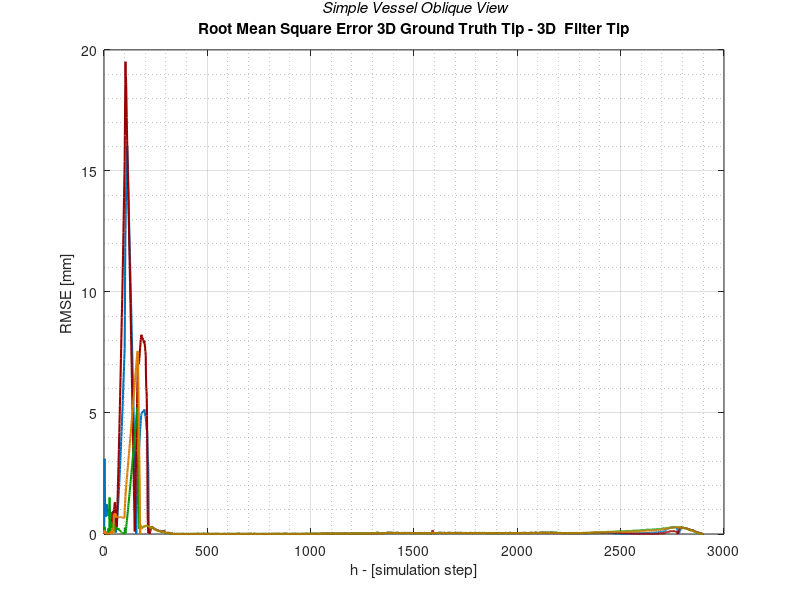

Write the MATLAB code that produced this figure. (Note: this script raises an error after producing the figure.)
clear 
close all 
clc

load TEST_OB_RMSE2d_0.mat
load TEST_OB_RMSE2d_1.mat   
load TEST_OB_RMSE2d_2.mat
load TEST_OB_RMSE2d_3.mat

load TEST_OB_RMSE_0.mat
load TEST_OB_RMSE_1.mat
load TEST_OB_RMSE_2.mat
load TEST_OB_RMSE_3.mat

load TEST_OB_hd_0.mat
load TEST_OB_hd_1.mat
load TEST_OB_hd_2.mat
load TEST_OB_hd_3.mat

load TEST_OB_hd2d_0.mat 
load TEST_OB_hd2d_1.mat 
load TEST_OB_hd2d_2.mat 
load TEST_OB_hd2d_3.mat 

figure
plot(TEST_OB_RMSE_0*1000,'LineWidth',1.5) 
hold on
plot(TEST_OB_RMSE_1*1000, 'LineWidth',1.5, 'Color',[0.600000023841858 0 0])
hold on
plot(TEST_OB_RMSE_2*1000, 'LineWidth',1.5, 'Color',[0 0.600000023841858 0])
hold on
plot(TEST_OB_RMSE_3*1000,'LineWidth',1.5, 'Color',[0.87058824300766 0.490196079015732 0])
grid on
grid minor
xlabel('h - [simulation step]') % x-axis label
ylabel('RMSE [mm] ') % y-axis label
title( {'{\it Simple Vessel Oblique View}';'Root Mean Square Error 3D Ground Truth Tip - 3D  Filter Tip'  }) 
ax = gca;
ax.TitleFontSizeMultiplier = 1;
legend('Parameters Set 1','Parameters Set 2','Parameters Set 3','Parameters Set 4' );
savefig('simple3DRMSE_OBtip.fig')




figure
plot(TEST_OB_RMSE2d_0,'LineWidth',1.5) 
hold on
plot(TEST_OB_RMSE2d_1, 'LineWidth',1.5, 'Color',[0.600000023841858 0 0]) 
hold on
plot(TEST_OB_RMSE2d_2, 'LineWidth',1.5, 'Color',[0 0.600000023841858 0])
hold on
plot(TEST_OB_RMSE2d_3,'LineWidth',1.5, 'Color',[0.87058824300766 0.490196079015732 0])
grid on
grid minor
xlabel('h - [simulation step]') % x-axis label
ylabel('RMSE [pixel] ') % y-axis label
title( {'{\it Simple Vessel Oblique View}';'Root Mean Square Error 2D Ground Truth Tip - 2D  Filter Tip'  }) 
ax = gca;
ax.TitleFontSizeMultiplier = 1;
legend('Parameters Set 1','Parameters Set 2','Parameters Set 3','Parameters Set 4' );
savefig('simple2DRMSE_OBtip.fig')

figure
plot(TEST_OB_hd_0*1000,'LineWidth',1.5) 
hold on
plot(TEST_OB_hd_1*1000, 'LineWidth',1.5, 'Color',[0.600000023841858 0 0])
hold on
plot(TEST_OB_hd_2*1000, 'LineWidth',1.5, 'Color',[0 0.600000023841858 0])
hold on
plot(TEST_OB_hd_3*1000,'LineWidth',1.5, 'Color',[0.87058824300766 0.490196079015732 0])
grid on
grid minor
xlabel('h - [simulation step]') % x-axis label
ylabel('Hausdorff [mm] ') % y-axis label
title( {'{\it Simple Vessel Oblique View}';'Hausdorff Distance Ground Truth Catheter - Filter Catheter'  }) 
ax = gca;
ax.TitleFontSizeMultiplier = 1;
legend('Parameters Set 1','Parameters Set 2','Parameters Set 3','Parameters Set 4' );
savefig('simple3DHD_OB.fig')

figure
plot(TEST_OB_hd2d_0,'LineWidth',1.5) 
hold on
plot(TEST_OB_hd2d_1, 'LineWidth',1.5, 'Color',[0.600000023841858 0 0])
hold on
plot(TEST_OB_hd2d_2, 'LineWidth',1.5, 'Color',[0 0.600000023841858 0])
hold on
plot(TEST_OB_hd2d_3, 'LineWidth',1.5 , 'Color',[0.87058824300766 0.490196079015732 0])
grid on
xlabel('h - [simulation step]') % x-axis label
ylabel('Hausdorff [pixel] ') % y-axis label
title( {'{\it Simple Vessel Oblique View}';'Hausdorff Distance 2D  Ground Truth Catheter -  2D Filter Catheter'  }) 
ax = gca;
ax.TitleFontSizeMultiplier = 1;
legend('Parameters Set 1','Parameters Set 2','Parameters Set 3','Parameters Set 4' );
savefig('simple2DHD_OB.fig')
